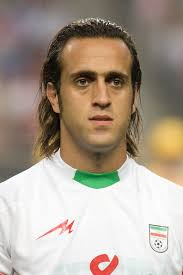
#> input picture cv-lab9/karimi.jpg, 183 x 275 px, found by its file name
$ python similarity.py
#> lines starting #> are read from the running program, lines starting #| are printed output that depends on the picture
import cv2
import numpy as np

I = cv2.imread('karimi.jpg')
#> I is the input picture: shape (275, 183, 3); mean B, G, R 144.4, 158.4, 171.7

tx = 100
ty = 60

th = 20  # angle of rotation (degrees)
th *= np.pi / 180  # convert to radians

s = 2  # scale factor

M = np.array([[s * np.cos(th), -s * np.sin(th), tx],
              [s * np.sin(th), s * np.cos(th), ty]])

output_size = (I.shape[1], I.shape[0])
#> output_size = (183, 275)
J = cv2.warpAffine(I, M, output_size)
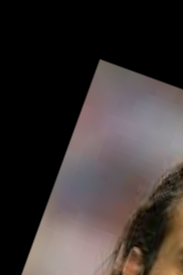
#> J: shape (275, 183, 3); mean B, G, R 51.4, 52.9, 60.4

cv2.imshow('I', I)
cv2.waitKey(0)

cv2.imshow('J', J)
cv2.waitKey(0)
